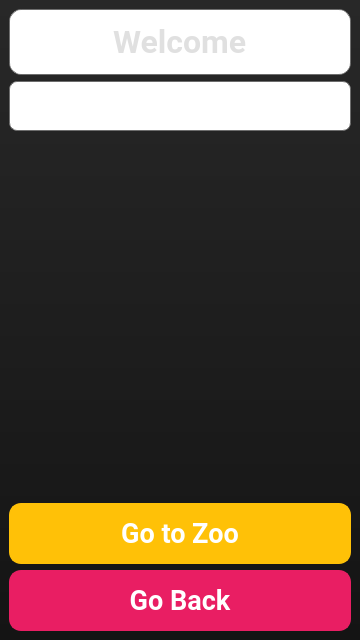
<?xml version="1.0" encoding="UTF-8"?>
<ui version="4.0">
 <class>ZooSelect</class>
 <widget class="QMainWindow" name="ZooSelect">
  <property name="geometry">
   <rect>
    <x>0</x>
    <y>0</y>
    <width>360</width>
    <height>640</height>
   </rect>
  </property>
  <property name="minimumSize">
   <size>
    <width>360</width>
    <height>640</height>
   </size>
  </property>
  <property name="windowTitle">
   <string>Zoo Select</string>
  </property>
  <property name="styleSheet">
   <string notr="true">#ZooSelect {
background: qlineargradient(spread:pad, x1:0, y1:0, x2:0, y2:1, stop:0 rgba(40, 40, 40, 255), stop:1 rgba(20, 20, 20, 255));
}
</string>
  </property>
  <widget class="QWidget" name="centralwidget">
   <layout class="QVBoxLayout" name="mainLayout">
    <item>
     <widget class="QLineEdit" name="EnterTitle">
      <property name="font">
       <font>
        <family>Roboto</family>
        <pointsize>24</pointsize>
        <bold>true</bold>
       </font>
      </property>
      <property name="styleSheet">
       <string notr="true">QLineEdit {
background: qlineargradient(x1: 0, y1: 0, x2: 0, y2: 1,
                            stop: 0 rgba(50, 50, 50, 255),
                            stop: 1 rgba(30, 30, 30, 255));
color: #E0E0E0;
border-radius: 12px;
border: 1px solid rgba(100, 100, 100, 200);
padding: 12px;
font-weight: bold;
}
</string>
      </property>
      <property name="text">
       <string>Welcome</string>
      </property>
      <property name="alignment">
       <set>Qt::AlignmentFlag::AlignCenter</set>
      </property>
      <property name="dragEnabled">
       <bool>false</bool>
      </property>
      <property name="readOnly">
       <bool>true</bool>
      </property>
     </widget>
    </item>
    <item>
     <layout class="QHBoxLayout" name="nameSpaceLayout">
      <property name="spacing">
       <number>15</number>
      </property>
      <item>
       <widget class="QLineEdit" name="Name">
        <property name="font">
         <font>
          <family>Roboto</family>
          <pointsize>16</pointsize>
          <bold>true</bold>
         </font>
        </property>
        <property name="styleSheet">
         <string notr="true">QLineEdit {
background: qlineargradient(x1: 0, y1: 0, x2: 0, y2: 1,
                            stop: 0 rgba(60, 60, 60, 255),
                            stop: 1 rgba(40, 40, 40, 255));
color: white;
border-radius: 8px;
border: 1px solid rgba(100, 100, 100, 200);
padding: 10px;
font-weight: bold;
}
</string>
        </property>
        <property name="text">
         <string/>
        </property>
        <property name="alignment">
         <set>Qt::AlignmentFlag::AlignCenter</set>
        </property>
        <property name="readOnly">
         <bool>true</bool>
        </property>
       </widget>
      </item>
     </layout>
    </item>
    <item>
     <widget class="QLabel" name="Icon">
      <property name="text">
       <string/>
      </property>
     </widget>
    </item>
    <item>
     <layout class="QHBoxLayout" name="zooRegisterLayout">
      <property name="spacing">
       <number>15</number>
      </property>
      <item>
       <widget class="QPushButton" name="GoTo">
        <property name="font">
         <font>
          <family>Roboto</family>
          <pointsize>20</pointsize>
          <bold>true</bold>
         </font>
        </property>
        <property name="styleSheet">
         <string notr="true">QPushButton {
background-color: #FFC107;  /* Dark Yellow */
color: #ffffff;
border-radius: 12px;
border: 2px solid #FFC107;
padding: 12px;
font-weight: bold;
box-shadow: 0 4px 8px rgba(0, 0, 0, 0.2), 0 0 5px rgba(255, 255, 255, 0.2); /* Shadow with border glow */
transition: background-color 0.3s, transform 0.3s, box-shadow 0.3s;
}

QPushButton:hover {
background-color: #FFB300;  /* Darker yellow on hover */
transform: scale(1.05);
box-shadow: 0 6px 12px rgba(0, 0, 0, 0.3), 0 0 7px rgba(255, 255, 255, 0.3); /* Enhanced shadow and glow on hover */
}

QPushButton:pressed {
background-color: #FFA000;  /* Even darker yellow on press */
transform: scale(0.95);
box-shadow: 0 2px 4px rgba(0, 0, 0, 0.2), 0 0 3px rgba(255, 255, 255, 0.2); /* Reduced shadow on press */
}
</string>
        </property>
        <property name="text">
         <string>Go to Zoo</string>
        </property>
       </widget>
      </item>
     </layout>
    </item>
    <item>
     <widget class="QPushButton" name="GoBack">
      <property name="font">
       <font>
        <family>Roboto</family>
        <pointsize>20</pointsize>
        <bold>true</bold>
       </font>
      </property>
      <property name="styleSheet">
       <string notr="true">QPushButton {
background-color: #E91E63;  /* Deep pink */
color: #ffffff;
border-radius: 12px;
border: 2px solid #E91E63;
padding: 12px;
font-weight: bold;
box-shadow: 0 4px 8px rgba(0, 0, 0, 0.2), 0 0 5px rgba(255, 255, 255, 0.2); /* Shadow with border glow */
transition: background-color 0.3s, transform 0.3s, box-shadow 0.3s;
}

QPushButton:hover {
background-color: #C2185B;  /* Darker pink on hover */
transform: scale(1.05);
box-shadow: 0 6px 12px rgba(0, 0, 0, 0.3), 0 0 7px rgba(255, 255, 255, 0.3); /* Enhanced shadow and glow on hover */
}

QPushButton:pressed {
background-color: #AD1457;  /* Even darker pink on press */
transform: scale(0.95);
box-shadow: 0 2px 4px rgba(0, 0, 0, 0.2), 0 0 3px rgba(255, 255, 255, 0.2); /* Reduced shadow on press */
}
</string>
      </property>
      <property name="text">
       <string>Go Back</string>
      </property>
     </widget>
    </item>
   </layout>
  </widget>
 </widget>
 <resources>
  <include location="zoo_select.qrc"/>
 </resources>
 <connections/>
</ui>
